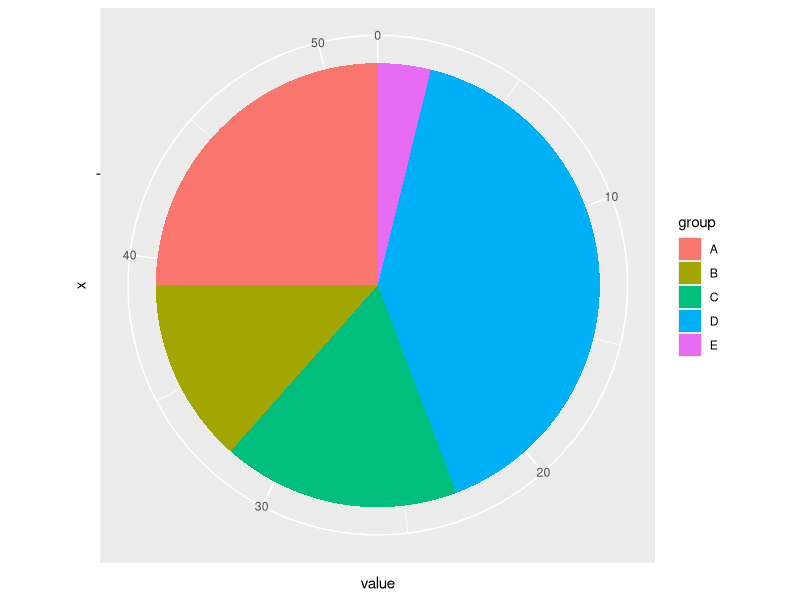
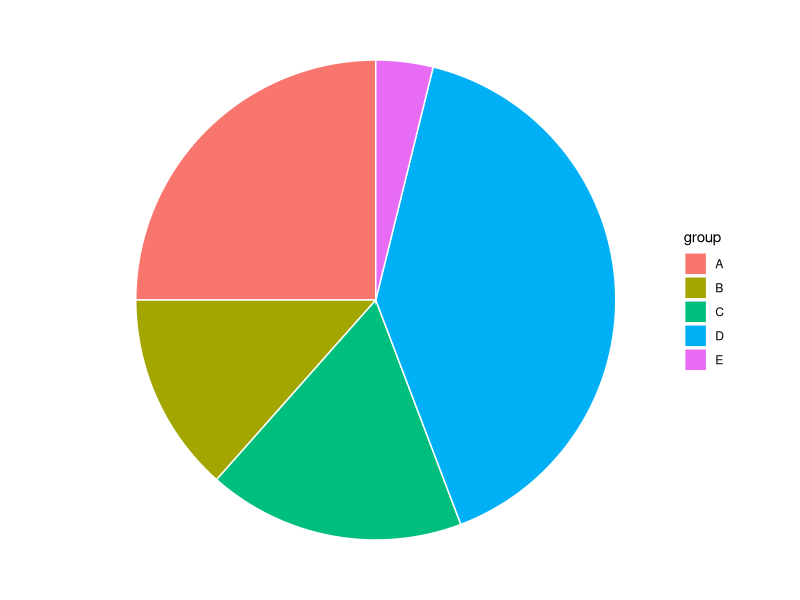
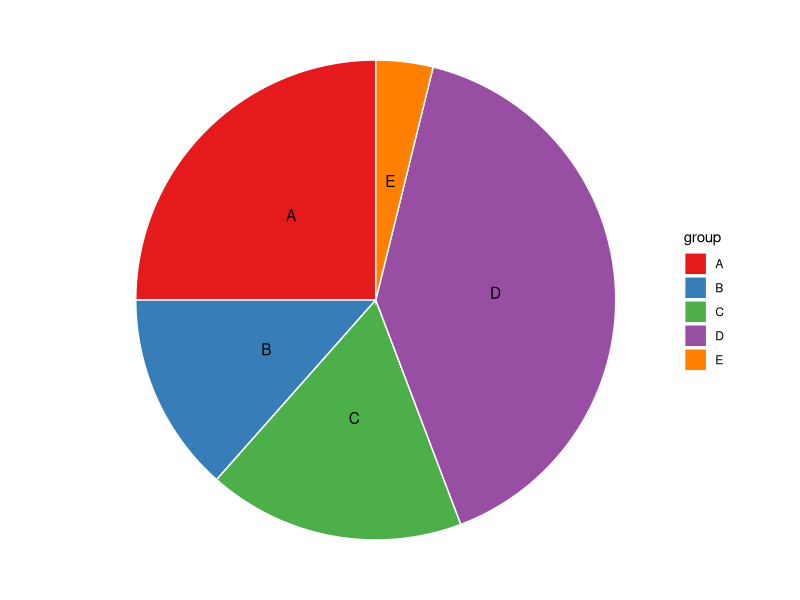

Write R code to recreate these figures, in order. (Note: this script raises an error after producing the figures.)
## ---- chunk 1
knitr::opts_chunk$set( warning=FALSE, message=FALSE)
## ---- chunk 2
# Load ggplot2
library(ggplot2)

# Create Data
data <- data.frame(
  group=LETTERS[1:5],
  value=c(13,7,9,21,2)
)

# Basic piechart
ggplot(data, aes(x="", y=value, fill=group)) +
  geom_bar(stat="identity", width=1) +
  coord_polar("y", start=0)
## ---- chunk 3
# Load ggplot2
library(ggplot2)

# Create Data
data <- data.frame(
  group=LETTERS[1:5],
  value=c(13,7,9,21,2)
)

# Basic piechart
ggplot(data, aes(x="", y=value, fill=group)) +
  geom_bar(stat="identity", width=1, color="white") +
  coord_polar("y", start=0) +
  
  theme_void() # remove background, grid, numeric labels
  
## ---- chunk 4
# Load ggplot2
library(ggplot2)

# Create Data
data <- data.frame(
  group=LETTERS[1:5],
  value=c(13,7,9,21,2)
)

# Basic piechart
ggplot(data, aes(x="", y=value, fill=group)) +
  geom_bar(stat="identity", width=1, color="white") +
  coord_polar("y", start=0) +
  
  theme_void() + # remove background, grid, numeric labels

  geom_text(aes(label = group), position = position_stack(vjust = 0.5)) +
  scale_fill_brewer(palette="Set1")
  
## ---- chunk 5
htmltools::includeHTML("htmlChunkRelatedPartOfWhole.html")
